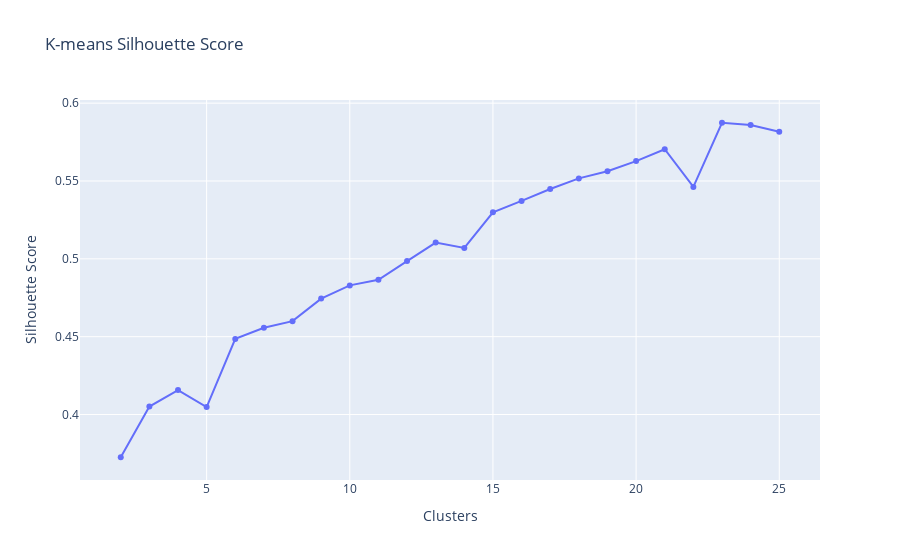

The notebook cell this image was saved under:
### Code cell
fig = px.line(x = clusters, y = kmeans_list, markers=True, title = 'K-means Silhouette Score')
fig.update_layout(yaxis_title = 'Silhouette Score', xaxis_title = 'Clusters')
fig.show()

### Figure 1 — Plotly figure (JSON) as saved in the notebook; plotly's stock layout.template omitted (floating-point values rounded to 4 significant figures)
{"data": [{"hovertemplate": "x=%{x}<br>y=%{y}<extra></extra>", "legendgroup": "", "line": {"color": "#636efa", "dash": "solid"}, "marker": {"symbol": "circle"}, "mode": "markers+lines", "name": "", "orientation": "v", "showlegend": false, "type": "scatter", "x": [2, 3, 4, 5, 6, 7, 8, 9, 10, 11, 12, 13, 14, 15, 16, 17, 18, 19, 20, 21, 22, 23, 24, 25], "xaxis": "x", "y": [0.3726, 0.4051, 0.4157, 0.4048, 0.4486, 0.4558, 0.46, 0.4745, 0.483, 0.4865, 0.4986, 0.5104, 0.507, 0.5299, 0.5372, 0.5449, 0.5517, 0.5563, 0.5628, 0.5704, 0.5462, 0.5874, 0.586, 0.5817], "yaxis": "y"}], "layout": {"autosize": true, "legend": {"tracegroupgap": 0}, "title": {"text": "K-means Silhouette Score"}, "xaxis": {"anchor": "y", "autorange": true, "domain": [0, 1], "range": [0.6289, 26.37], "title": {"text": "Clusters"}, "type": "linear"}, "yaxis": {"anchor": "x", "autorange": true, "domain": [0, 1], "range": [0.3568, 0.6032], "title": {"text": "Silhouette Score"}, "type": "linear"}}}
